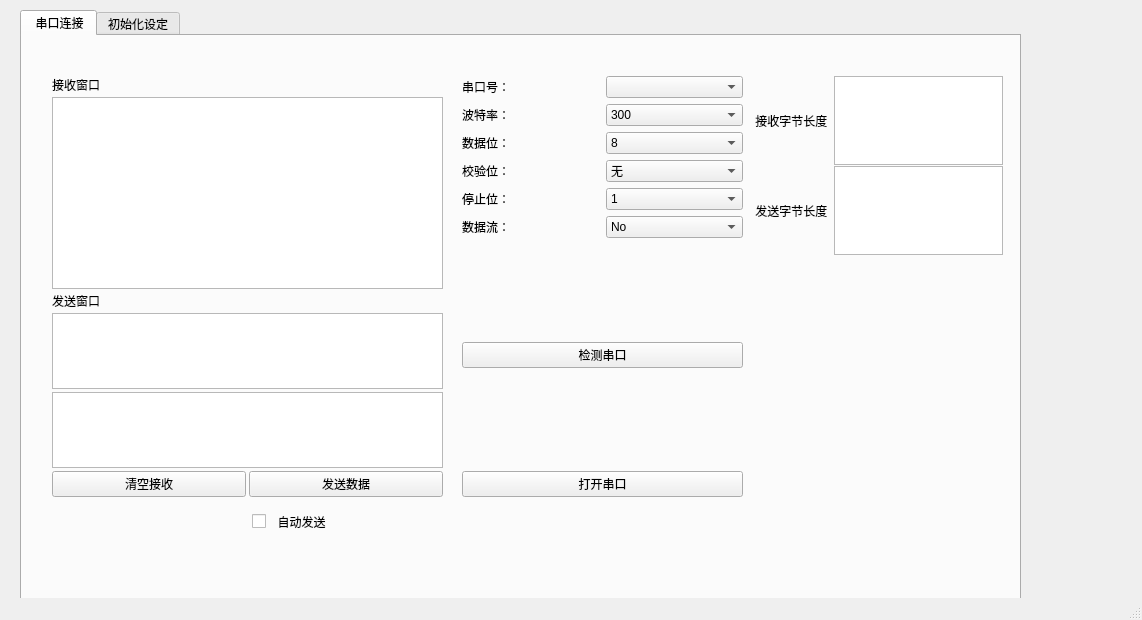
<?xml version="1.0" encoding="UTF-8"?>
<ui version="4.0">
 <class>MainWindow</class>
 <widget class="QMainWindow" name="MainWindow">
  <property name="geometry">
   <rect>
    <x>0</x>
    <y>0</y>
    <width>1142</width>
    <height>620</height>
   </rect>
  </property>
  <property name="windowTitle">
   <string>MainWindow</string>
  </property>
  <widget class="QWidget" name="centralwidget">
   <widget class="QTabWidget" name="tabWidget">
    <property name="geometry">
     <rect>
      <x>20</x>
      <y>10</y>
      <width>1001</width>
      <height>601</height>
     </rect>
    </property>
    <property name="currentIndex">
     <number>0</number>
    </property>
    <widget class="QWidget" name="serialPort">
     <attribute name="title">
      <string> 串口连接</string>
     </attribute>
     <widget class="QWidget" name="verticalLayoutWidget">
      <property name="geometry">
       <rect>
        <x>440</x>
        <y>40</y>
        <width>281</width>
        <height>421</height>
       </rect>
      </property>
      <layout class="QVBoxLayout" name="verticalLayout">
       <property name="sizeConstraint">
        <enum>QLayout::SetDefaultConstraint</enum>
       </property>
       <property name="leftMargin">
        <number>0</number>
       </property>
       <item>
        <layout class="QHBoxLayout" name="horizontalLayout_5">
         <property name="spacing">
          <number>0</number>
         </property>
        </layout>
       </item>
       <item>
        <layout class="QHBoxLayout" name="horizontalLayout_6">
         <item>
          <layout class="QVBoxLayout" name="verticalLayout_3">
           <item>
            <widget class="QLabel" name="portLabel">
             <property name="sizePolicy">
              <sizepolicy hsizetype="Fixed" vsizetype="Preferred">
               <horstretch>0</horstretch>
               <verstretch>0</verstretch>
              </sizepolicy>
             </property>
             <property name="text">
              <string>串口号：</string>
             </property>
            </widget>
           </item>
           <item>
            <widget class="QLabel" name="baudLabel">
             <property name="sizePolicy">
              <sizepolicy hsizetype="Fixed" vsizetype="Preferred">
               <horstretch>0</horstretch>
               <verstretch>0</verstretch>
              </sizepolicy>
             </property>
             <property name="layoutDirection">
              <enum>Qt::LeftToRight</enum>
             </property>
             <property name="frameShape">
              <enum>QFrame::NoFrame</enum>
             </property>
             <property name="text">
              <string>波特率：</string>
             </property>
            </widget>
           </item>
           <item>
            <widget class="QLabel" name="dataLabel">
             <property name="text">
              <string>数据位：</string>
             </property>
            </widget>
           </item>
           <item>
            <widget class="QLabel" name="parityLabel">
             <property name="text">
              <string>校验位：</string>
             </property>
            </widget>
           </item>
           <item>
            <widget class="QLabel" name="stopLabel">
             <property name="text">
              <string>停止位：</string>
             </property>
            </widget>
           </item>
           <item>
            <widget class="QLabel" name="flowLabel">
             <property name="text">
              <string>数据流：</string>
             </property>
            </widget>
           </item>
          </layout>
         </item>
         <item>
          <layout class="QVBoxLayout" name="verticalLayout_4">
           <item>
            <widget class="QComboBox" name="portNameBox"/>
           </item>
           <item>
            <widget class="QComboBox" name="baudrateBox">
             <property name="mouseTracking">
              <bool>false</bool>
             </property>
             <item>
              <property name="text">
               <string>300</string>
              </property>
             </item>
             <item>
              <property name="text">
               <string>1200</string>
              </property>
             </item>
             <item>
              <property name="text">
               <string>2400</string>
              </property>
             </item>
             <item>
              <property name="text">
               <string>9600</string>
              </property>
             </item>
             <item>
              <property name="text">
               <string>19200</string>
              </property>
             </item>
             <item>
              <property name="text">
               <string>38400</string>
              </property>
             </item>
             <item>
              <property name="text">
               <string>115200</string>
              </property>
             </item>
            </widget>
           </item>
           <item>
            <widget class="QComboBox" name="dataBitsBox">
             <item>
              <property name="text">
               <string>8</string>
              </property>
             </item>
             <item>
              <property name="text">
               <string>7</string>
              </property>
             </item>
             <item>
              <property name="text">
               <string>6</string>
              </property>
             </item>
             <item>
              <property name="text">
               <string>5</string>
              </property>
             </item>
            </widget>
           </item>
           <item>
            <widget class="QComboBox" name="parityBox">
             <item>
              <property name="text">
               <string>无</string>
              </property>
             </item>
             <item>
              <property name="text">
               <string>奇校验</string>
              </property>
             </item>
             <item>
              <property name="text">
               <string>偶校验</string>
              </property>
             </item>
            </widget>
           </item>
           <item>
            <widget class="QComboBox" name="stopBitsBox">
             <item>
              <property name="text">
               <string>1</string>
              </property>
             </item>
             <item>
              <property name="text">
               <string>2</string>
              </property>
             </item>
             <item>
              <property name="text">
               <string>1.5</string>
              </property>
             </item>
            </widget>
           </item>
           <item>
            <widget class="QComboBox" name="flowBox">
             <item>
              <property name="text">
               <string>No</string>
              </property>
             </item>
             <item>
              <property name="text">
               <string>RTS/CTS</string>
              </property>
             </item>
             <item>
              <property name="text">
               <string>XON/XOFF</string>
              </property>
             </item>
            </widget>
           </item>
          </layout>
         </item>
        </layout>
       </item>
       <item>
        <spacer name="verticalSpacer_2">
         <property name="orientation">
          <enum>Qt::Vertical</enum>
         </property>
         <property name="sizeHint" stdset="0">
          <size>
           <width>20</width>
           <height>20</height>
          </size>
         </property>
        </spacer>
       </item>
       <item>
        <widget class="QPushButton" name="searchButton">
         <property name="text">
          <string>检测串口</string>
         </property>
        </widget>
       </item>
       <item>
        <spacer name="verticalSpacer">
         <property name="orientation">
          <enum>Qt::Vertical</enum>
         </property>
         <property name="sizeHint" stdset="0">
          <size>
           <width>20</width>
           <height>20</height>
          </size>
         </property>
        </spacer>
       </item>
       <item>
        <widget class="QPushButton" name="openButton">
         <property name="text">
          <string>打开串口</string>
         </property>
        </widget>
       </item>
      </layout>
     </widget>
     <widget class="QWidget" name="verticalLayoutWidget_2">
      <property name="geometry">
       <rect>
        <x>30</x>
        <y>40</y>
        <width>391</width>
        <height>421</height>
       </rect>
      </property>
      <layout class="QVBoxLayout" name="verticalLayout_2">
       <property name="spacing">
        <number>3</number>
       </property>
       <property name="sizeConstraint">
        <enum>QLayout::SetMinimumSize</enum>
       </property>
       <item>
        <layout class="QHBoxLayout" name="horizontalLayout_3">
         <property name="sizeConstraint">
          <enum>QLayout::SetMinimumSize</enum>
         </property>
         <item>
          <widget class="QLabel" name="recvLabel">
           <property name="sizePolicy">
            <sizepolicy hsizetype="Preferred" vsizetype="Fixed">
             <horstretch>0</horstretch>
             <verstretch>0</verstretch>
            </sizepolicy>
           </property>
           <property name="text">
            <string>接收窗口</string>
           </property>
          </widget>
         </item>
        </layout>
       </item>
       <item>
        <widget class="QTextBrowser" name="recvTextEdit">
         <property name="sizePolicy">
          <sizepolicy hsizetype="Expanding" vsizetype="Fixed">
           <horstretch>0</horstretch>
           <verstretch>0</verstretch>
          </sizepolicy>
         </property>
         <property name="minimumSize">
          <size>
           <width>0</width>
           <height>0</height>
          </size>
         </property>
        </widget>
       </item>
       <item>
        <layout class="QHBoxLayout" name="horizontalLayout_4">
         <item>
          <widget class="QLabel" name="sendLabel">
           <property name="text">
            <string>发送窗口</string>
           </property>
          </widget>
         </item>
        </layout>
       </item>
       <item>
        <layout class="QVBoxLayout" name="verticalLayout_5" stretch="1,1">
         <property name="sizeConstraint">
          <enum>QLayout::SetMinimumSize</enum>
         </property>
         <item>
          <widget class="QPlainTextEdit" name="sendSwTextEdit">
           <property name="sizePolicy">
            <sizepolicy hsizetype="Expanding" vsizetype="Fixed">
             <horstretch>0</horstretch>
             <verstretch>0</verstretch>
            </sizepolicy>
           </property>
           <property name="minimumSize">
            <size>
             <width>0</width>
             <height>30</height>
            </size>
           </property>
          </widget>
         </item>
         <item>
          <widget class="QPlainTextEdit" name="sendVecTextEdit">
           <property name="sizePolicy">
            <sizepolicy hsizetype="Expanding" vsizetype="Minimum">
             <horstretch>0</horstretch>
             <verstretch>0</verstretch>
            </sizepolicy>
           </property>
           <property name="minimumSize">
            <size>
             <width>0</width>
             <height>30</height>
            </size>
           </property>
          </widget>
         </item>
        </layout>
       </item>
       <item>
        <layout class="QHBoxLayout" name="horizontalLayout">
         <item>
          <widget class="QPushButton" name="clearButton">
           <property name="text">
            <string>清空接收</string>
           </property>
          </widget>
         </item>
         <item>
          <widget class="QPushButton" name="sendButton">
           <property name="text">
            <string>发送数据</string>
           </property>
          </widget>
         </item>
        </layout>
       </item>
      </layout>
     </widget>
     <widget class="QWidget" name="horizontalLayoutWidget_2">
      <property name="geometry">
       <rect>
        <x>730</x>
        <y>130</y>
        <width>251</width>
        <height>89</height>
       </rect>
      </property>
      <layout class="QHBoxLayout" name="horizontalLayout_8">
       <item>
        <widget class="QLabel" name="sendTeLeLabel">
         <property name="text">
          <string> 发送字节长度</string>
         </property>
        </widget>
       </item>
       <item>
        <widget class="QTextBrowser" name="sendTextLength"/>
       </item>
      </layout>
     </widget>
     <widget class="QWidget" name="horizontalLayoutWidget">
      <property name="geometry">
       <rect>
        <x>730</x>
        <y>40</y>
        <width>251</width>
        <height>89</height>
       </rect>
      </property>
      <layout class="QHBoxLayout" name="horizontalLayout_7">
       <item>
        <widget class="QLabel" name="recvTeLeLabel">
         <property name="text">
          <string> 接收字节长度</string>
         </property>
        </widget>
       </item>
       <item>
        <widget class="QTextBrowser" name="recvTextLength"/>
       </item>
      </layout>
     </widget>
     <widget class="QCheckBox" name="autoSendCheckBox">
      <property name="geometry">
       <rect>
        <x>230</x>
        <y>470</y>
        <width>91</width>
        <height>31</height>
       </rect>
      </property>
      <property name="text">
       <string>  自动发送</string>
      </property>
     </widget>
    </widget>
    <widget class="QWidget" name="tab">
     <attribute name="title">
      <string>初始化设定</string>
     </attribute>
    </widget>
   </widget>
  </widget>
  <widget class="QMenuBar" name="menubar">
   <property name="geometry">
    <rect>
     <x>0</x>
     <y>0</y>
     <width>1142</width>
     <height>23</height>
    </rect>
   </property>
  </widget>
  <widget class="QStatusBar" name="statusbar"/>
 </widget>
 <resources/>
 <connections/>
</ui>
